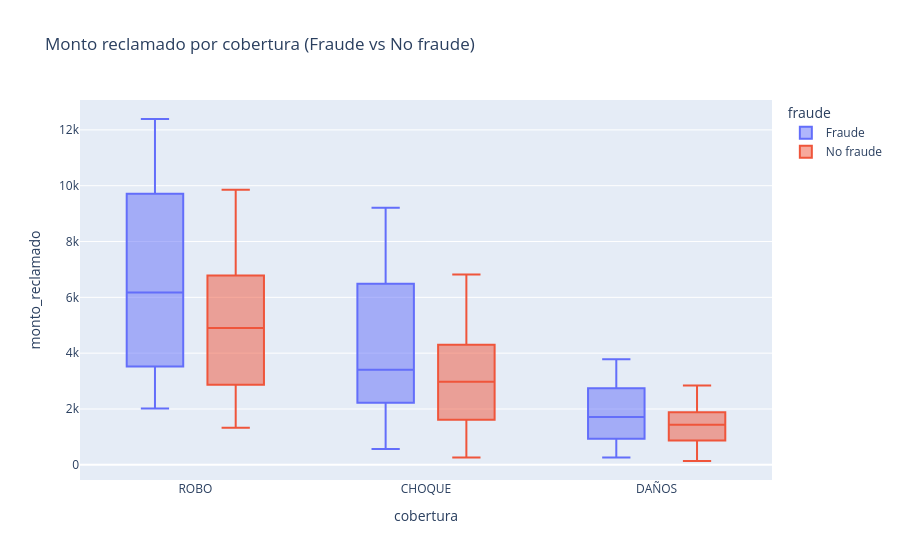

Notebook code for this chart:
### Code cell
# Montos atípicos por cobertura

plot_df = df_master.copy()
plot_df['fraude'] = plot_df['etiqueta_fraude_simulada'].map({0:'No fraude', 1:'Fraude'})

fig = px.box(
    plot_df,
    x='cobertura', y='monto_reclamado',
    color='fraude',
    points='outliers',
    title='Monto reclamado por cobertura (Fraude vs No fraude)'
)
fig.show()

p99 = df_master.groupby('cobertura')['monto_reclamado'].quantile(0.99)

def es_outlier(row):
    return row['monto_reclamado'] >= p99.loc[row['cobertura']]

outliers = df_master[df_master.apply(es_outlier, axis=1)].copy()
print('Outliers por cobertura (>= p99):', len(outliers))
display(outliers[['codigo_siniestro','cobertura','monto_reclamado','dias_entre_ocurrencia_reporte','documentos_completos','id_proveedor','etiqueta_fraude_simulada']].head(15))

### Figure 1 — Plotly figure (JSON) as saved in the notebook; plotly's stock layout.template omitted (floating-point values rounded to 4 significant figures; data arrays with more than 128 entries replaced by an {"elided": "..."} marker saying what was removed)
{"data": [{"alignmentgroup": "True", "boxpoints": "outliers", "hovertemplate": "fraude=Fraude<br>cobertura=%{x}<br>monto_reclamado=%{y}<extra></extra>", "legendgroup": "Fraude", "marker": {"color": "#636efa"}, "name": "Fraude", "notched": false, "offsetgroup": "Fraude", "orientation": "v", "showlegend": true, "type": "box", "x": {"elided": "135 str values"}, "x0": " ", "xaxis": "x", "y": {"elided": "135 float values"}, "y0": " ", "yaxis": "y"}, {"alignmentgroup": "True", "boxpoints": "outliers", "hovertemplate": "fraude=No fraude<br>cobertura=%{x}<br>monto_reclamado=%{y}<extra></extra>", "legendgroup": "No fraude", "marker": {"color": "#EF553B"}, "name": "No fraude", "notched": false, "offsetgroup": "No fraude", "orientation": "v", "showlegend": true, "type": "box", "x": {"elided": "865 str values"}, "x0": " ", "xaxis": "x", "y": {"elided": "865 float values"}, "y0": " ", "yaxis": "y"}], "layout": {"boxmode": "group", "legend": {"title": {"text": "fraude"}, "tracegroupgap": 0}, "title": {"text": "Monto reclamado por cobertura (Fraude vs No fraude)"}, "xaxis": {"anchor": "y", "domain": [0, 1], "title": {"text": "cobertura"}}, "yaxis": {"anchor": "x", "domain": [0, 1], "title": {"text": "monto_reclamado"}}}}
